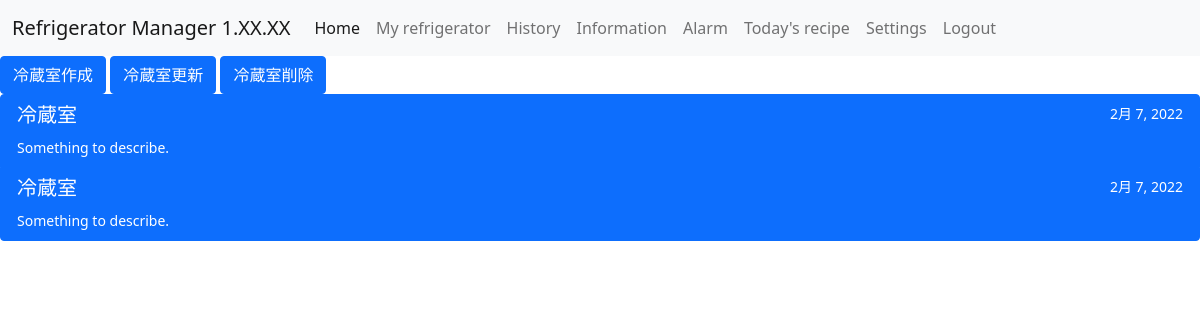
The app's page /ref/cpmt_list/, older data.
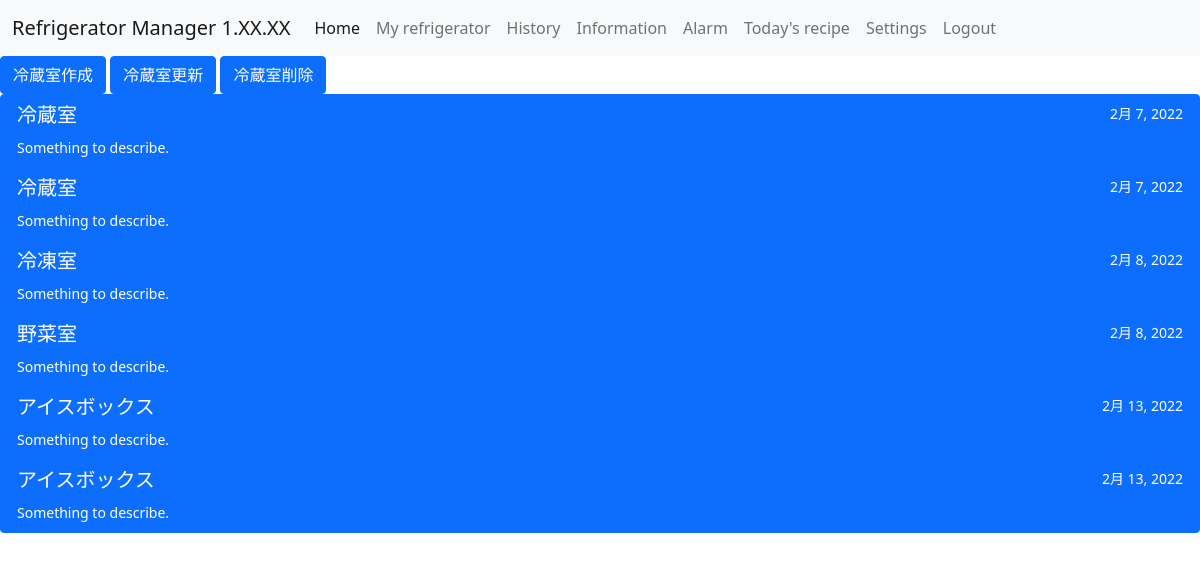
The same page, newer data.
### ref_app/models.py (models this page shows, shortened)
class CompartmentModel(models.Model):
    name = models.CharField(
        max_length = 100,
        choices = COMPARTMENT,
    )
    user = models.ForeignKey(User, null=True, on_delete=models.PROTECT)
    refrigerator = models.ForeignKey(RefrigeratorModel, on_delete=models.PROTECT)
    date = models.DateField(auto_now_add=True)

### ref_app/views.py (the view)
# urls.py: path('cpmt_list/', CompartmentList.as_view(), name = 'cpmt'),
class CompartmentList(ListView):
    template_name = 'compartment.html' #←　ref_door.html
    model = CompartmentModel
    def get_queryset(self):
        current_user = self.request.user
        if current_user.is_superuser:
            return CompartmentModel.objects.all()
        else:
            return CompartmentModel.objects.filter(user_id=current_user.id)

### templates/compartment.html (shortened to what this page needs)
{% extends 'base.html' %}
{% block content %}
<a href="{% url 'create_cpmt' %}" class="btn btn-primary">冷蔵室作成</a>
<a href="{% url 'update_cpmt' %}" class="btn btn-primary">冷蔵室更新</a>
<a href="{% url 'delete_cpmt' %}" class="btn btn-primary">冷蔵室削除</a>
<div class="list-group">
    {% for cpmt in object_list %}
    <a href="{% url 'ingre' cpmt.pk %}" class="list-group-item list-group-item-action active" aria-current="true">
      <div class="d-flex w-100 justify-content-between">
        <h5 class="mb-1">{{ cpmt.get_name_display }}</h5>
        <small>{{ cpmt.date }}</small>
      </div>
      <small>Something to describe.</small>
    </a>
    {% endfor %}
</div>
{% endblock content %}

### templates/base.html (shortened to what this page needs)
<!doctype html>
<html lang="en">
  <head>
    <link href="https://cdn.jsdelivr.net/npm/bootstrap@5.0.2/dist/css/bootstrap.min.css" rel="stylesheet">
  </head>
  <body>
    <nav class="navbar navbar-expand-lg navbar-light bg-light">
      <div class="container-fluid">
        <a class="navbar-brand" href="#">Refrigerator Manager 1.XX.XX</a>
        <div class="collapse navbar-collapse" id="navbarNav">
          <ul class="navbar-nav">
            <li class="nav-item">
              <a class="nav-link active" aria-current="page" href="#">Home</a>
            </li>
            <li class="nav-item">
              <a class="nav-link" href="{% url 'ref' %}">My refrigerator</a>
            </li>
            <li class="nav-item">
              <a class="nav-link" href="#">History</a>
            </li>
            <li class="nav-item">
              <a class="nav-link" href="#">Information</a>
            </li>
            <li class="nav-item">
              <a class="nav-link" href="#">Alarm</a>
            </li>
            <li class="nav-item">
              <a class="nav-link" href="#">Today's recipe</a>
            </li>
            <li class="nav-item">
              <a class="nav-link" href="#">Settings</a>
            </li>
            <li class="nav-item">
              <a class="nav-link" href="{% url 'logout' %}">Logout</a>
            </li>
          </ul>
        </div>
      </div>
    </nav>
    {% block content %}
    {% endblock content%}
  </body>
</html>

Row changes from the older to the newer data that the page shows:
added CompartmentModel: name "冷凍室", date "2月 8, 2022"
added CompartmentModel: name "野菜室", date "2月 8, 2022"
added CompartmentModel: name "アイスボックス", date "2月 13, 2022"
added CompartmentModel: name "アイスボックス", date "2月 13, 2022"
